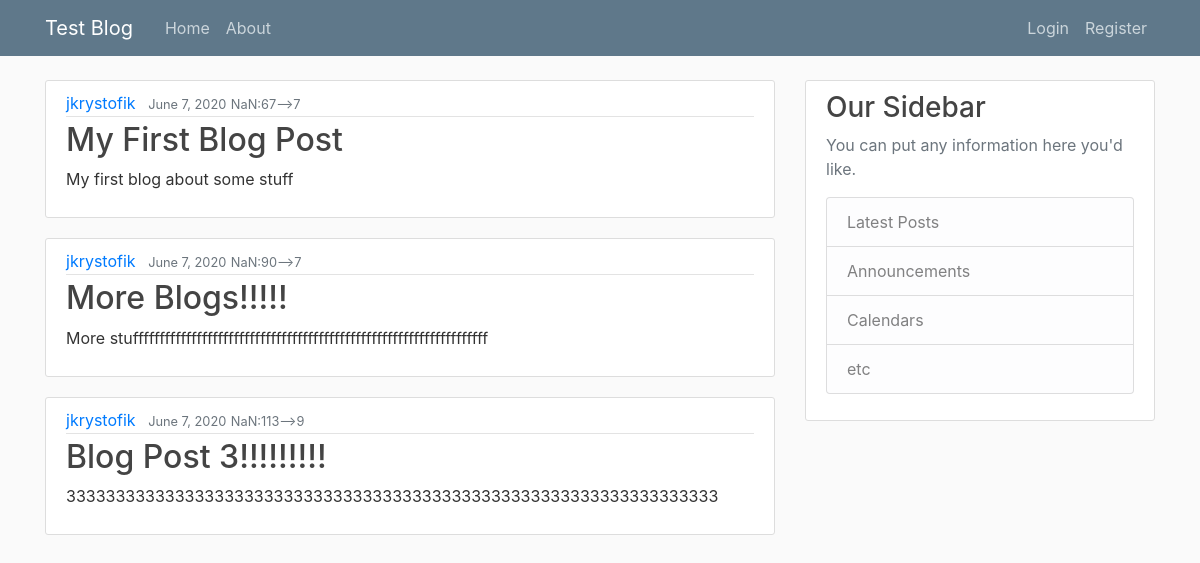
The page / on the database its author committed.
### test_blog/models.py (models this page shows, shortened)
class BlogPost(models.Model):
    author = models.ForeignKey(User, on_delete=models.CASCADE)
    date_posted = models.DateField(default=timezone.now)
    time_posted = models.TimeField(default=timezone.now)
    title = models.CharField(max_length=100)
    content = models.TextField()

### test_blog/views.py (the view)
# urls.py: path('', views.index, name='test_blog-home'),
def index(request):
    context = {'posts': BlogPost.objects.all()}  # pylint: disable='no-member'
    return HttpResponse(render(request, 'test_blog_index.html', context))

### test_blog/templates/test_blog_index.html
{% extends 'site_base.html' %}
{% block content %}
    {% for post in posts %}
        <article class="media content-section">
            <div class="media-body">
                <div class="article-metadata">
                    <a class="mr-2" href="#">{{ post.author }}</a>
                    <small class="text-muted">{{ post.date_posted }}</small>
                    <small class="text-muted post_time">{{ post.time_posted }}</small>
                </div>
                <h2><a class="article-title" href="#">{{ post.title }}</a></h2>
                <p class="article-content">{{ post.content }}</p>
            </div>
        </article>
    {% endfor %}
{% endblock content %}

### test_blog/templates/site_base.html (shortened to what this page needs)
{% load static %}
<!DOCTYPE html>
 <html class="no-js">
<html lang="en">
  <head>
    <link rel="stylesheet" href="https://maxcdn.bootstrapcdn.com/bootstrap/4.0.0/css/bootstrap.min.css">
    <link rel="stylesheet" type="text/css" href="{% static 'css/test_blog.css' %}"></link>
  </head>
  <body>
    <header class="site-header">
        <nav class="navbar navbar-expand-md navbar-dark bg-steel fixed-top">
            <div class="container">
                <a class="navbar-brand mr-4" href="{% url 'test_blog-home' %}">Test Blog</a>
                <div class="collapse navbar-collapse" id="navbarToggle">
                    <div class="navbar-nav mr-auto">
                        <a class="nav-item nav-link" href="{% url 'test_blog-home' %}">Home</a>
                        <a class="nav-item nav-link" href="{% url 'test_blog-about' %}">About</a>
                    </div>
                    <div class="navbar-nav">
                        {% if user.is_authenticated %}
                            <a class="nav-item nav-link" href="{% url 'user-profile' %}">{{ user.username }}</a>
                            <a class="nav-item nav-link" href="{% url 'logout' %}">Logout</a>
                        {% else %}
                            <a class="nav-item nav-link" href="{% url 'login' %}">Login</a>
                            <a class="nav-item nav-link" href="{% url 'user-reg' %}">Register</a>
                        {% endif %}
                    </div>
                </div>
            </div>
        </nav>
    </header>
    <main role="main" class="container">
        <div class="row">
            <div class="col-md-8">
                {% block content %}{% endblock %}
            </div>
            <div class="col-md-4">
                <div class="content-section">
                    <h3 id="test">Our Sidebar</h3>
                    <p class='text-muted'>You can put any information here you'd like.
                        <ul class="list-group">
                            <li class="list-group-item list-group-item-light">Latest Posts</li>
                            <li class="list-group-item list-group-item-light">Announcements</li>
                            <li class="list-group-item list-group-item-light">Calendars</li>
                            <li class="list-group-item list-group-item-light">etc</li>
                        </ul>
                    </p>
                </div>
            </div>
        </div>
    </main>
  </body>
</html>

### test_blog/static/css/test_blog.css (style rules this page uses)
body { background: #fafafa; color: #333333; margin-top: 5rem; }
h1, h2, h3, h4, h5, h6 { color: #444444; }
ul { margin: 0; }
.bg-steel { background-color: #5f788a; }
.site-header .navbar-nav .nav-link { color: #cbd5db; }
.content-section { background: #ffffff; padding: 10px 20px; border: 1px solid #dddddd; border-radius: 3px; margin-bottom: 20px; }
.article-title { color: #444444; }
.article-content { white-space: pre-line; }
.article-metadata { padding-bottom: 1px; margin-bottom: 4px; border-bottom: 1px solid #e3e3e3 }

### rows shown on the page
BlogPost: author "jkrystofik", date_posted "June 7, 2020", title "My First Blog Post", content "My first blog about some stuff"
BlogPost: author "jkrystofik", date_posted "June 7, 2020", title "More Blogs!!!!!", content "More stufffffffffffffffffffffffffffffffffffffffffffffffffffffffffffffffffff"
BlogPost: author "jkrystofik", date_posted "June 7, 2020", title "Blog Post 3!!!!!!!!!", content "333333333333333333333333333333333333333333333333333333333333333333"
